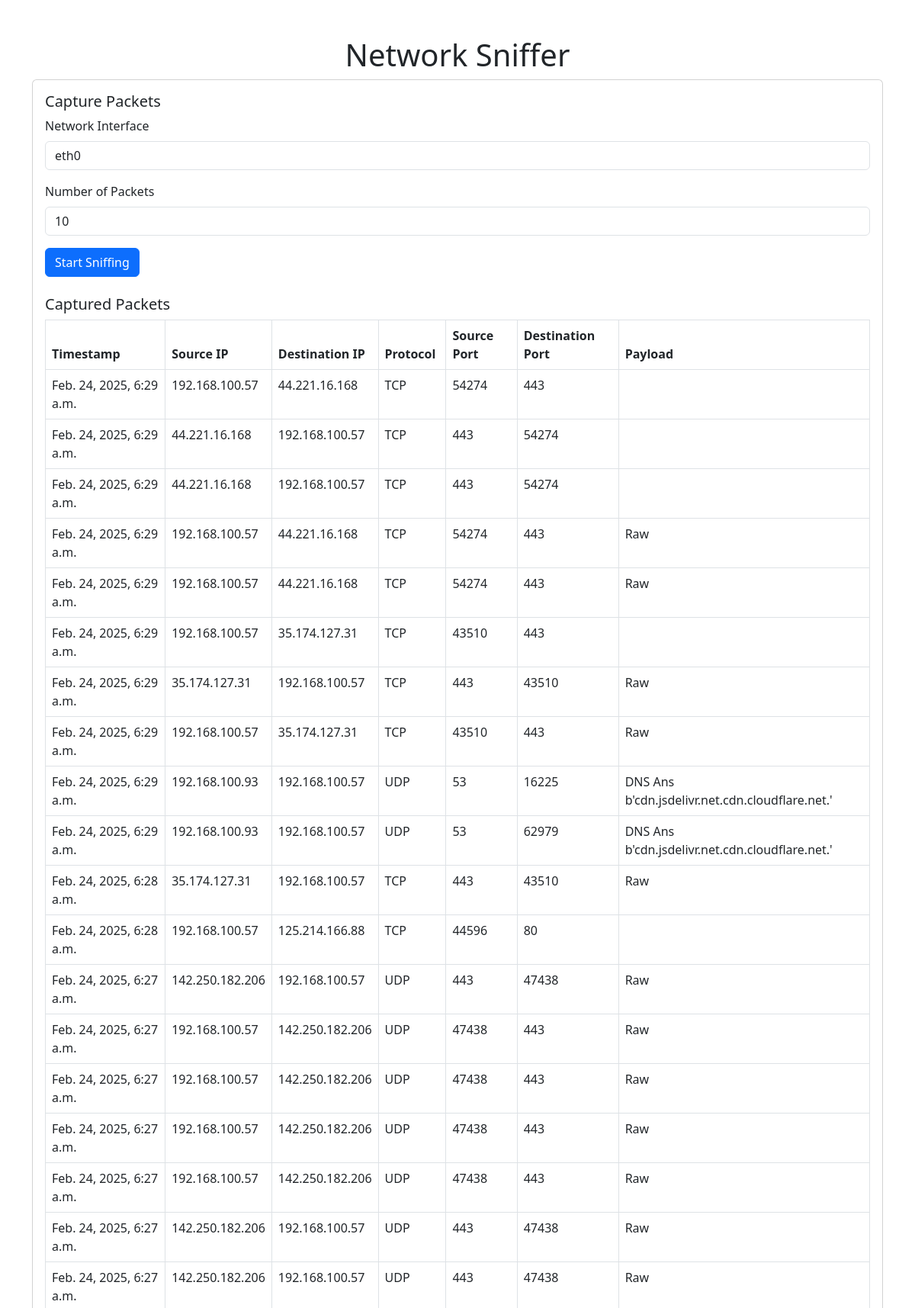
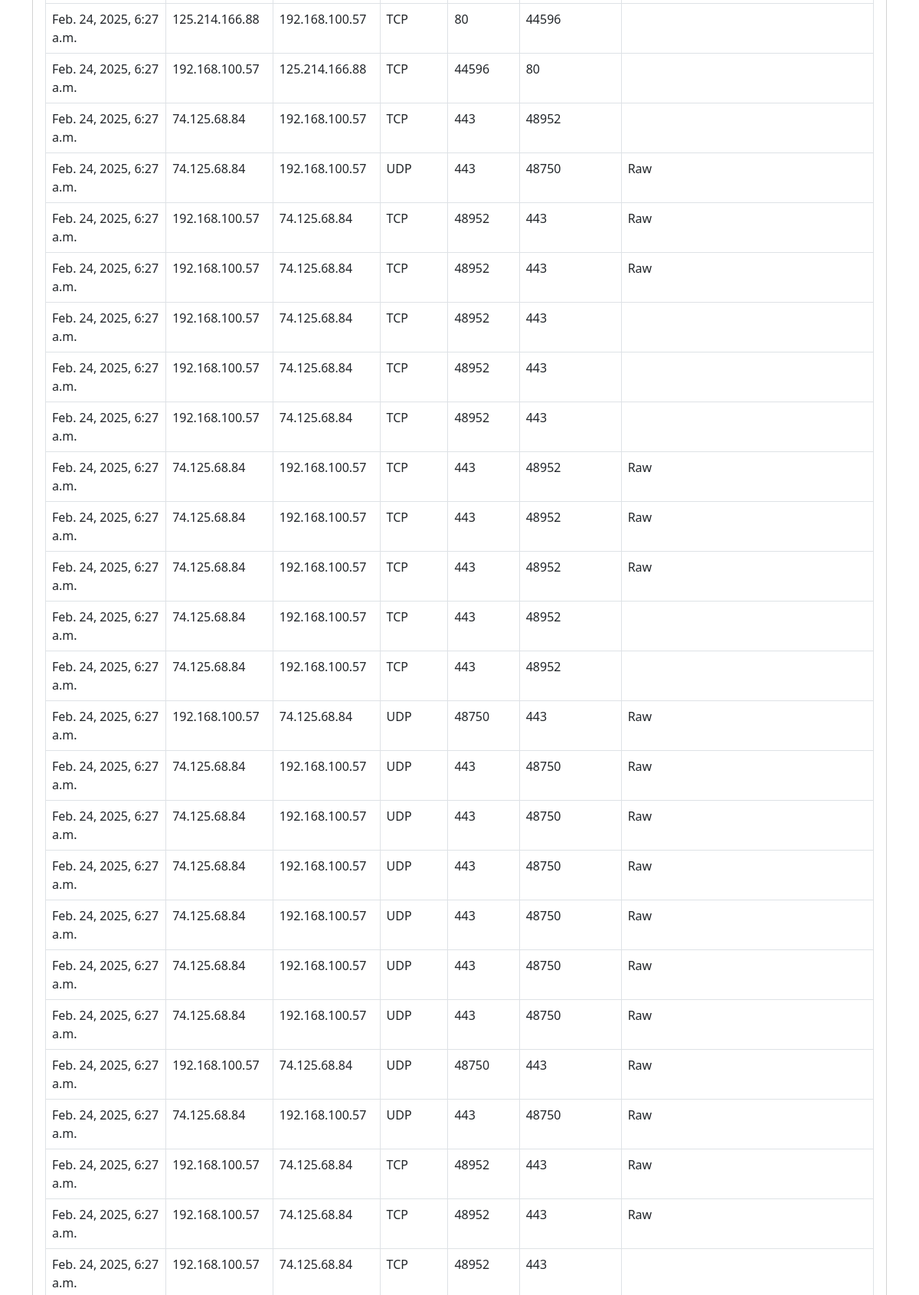
/sniffer/ (upper part), run on the app's committed database (2 pictures, top to bottom).
### sniffer/models.py (models this page shows, shortened)
class Packet(models.Model):
    timestamp = models.DateTimeField(auto_now_add=True)
    src_ip = models.CharField(max_length=15)
    dst_ip = models.CharField(max_length=15)
    protocol = models.CharField(max_length=10)
    src_port = models.IntegerField(null=True, blank=True)
    dst_port = models.IntegerField(null=True, blank=True)
    payload = models.TextField(null=True, blank=True)

### sniffer/views.py (the view)
# urls.py: path('', views.sniff_traffic, name='sniff_traffic'),
def sniff_traffic(request):
    if request.method == 'POST':
        interface = request.POST.get('interface', 'eth0')
        count = int(request.POST.get('count', 10))
        start_sniffing(interface=interface, count=count)
    packets = Packet.objects.all().order_by('-timestamp')
    return render(request, 'sniffer/index.html', {'packets': packets})

### sniffer/templates/sniffer/index.html (shortened to what this page needs)
<!DOCTYPE html>
<html lang="en">
<head>
    <link href="https://cdn.jsdelivr.net/npm/bootstrap@5.3.0/dist/css/bootstrap.min.css" rel="stylesheet">
</head>
<body>
    <div class="container mt-5">
        <h1 class="text-center">Network Sniffer</h1>
        <div class="card">
            <div class="card-body">
                <h5 class="card-title">Capture Packets</h5>
                <form method="post">
                    <div class="mb-3">
                        <label for="interface" class="form-label">Network Interface</label>
                        <input type="text" class="form-control" id="interface" name="interface" value="eth0">
                    </div>
                    <div class="mb-3">
                        <label for="count" class="form-label">Number of Packets</label>
                        <input type="number" class="form-control" id="count" name="count" value="10">
                    </div>
                    <button type="submit" class="btn btn-primary">Start Sniffing</button>
                </form>
                <h5 class="mt-4">Captured Packets</h5>
                <table class="table table-bordered">
                    <thead>
                        <tr>
                            <th>Timestamp</th>
                            <th>Source IP</th>
                            <th>Destination IP</th>
                            <th>Protocol</th>
                            <th>Source Port</th>
                            <th>Destination Port</th>
                            <th>Payload</th>
                        </tr>
                    </thead>
                    <tbody>
                        {% for packet in packets %}
                        <tr>
                            <td>{{ packet.timestamp }}</td>
                            <td>{{ packet.src_ip }}</td>
                            <td>{{ packet.dst_ip }}</td>
                            <td>{{ packet.protocol }}</td>
                            <td>{{ packet.src_port }}</td>
                            <td>{{ packet.dst_port }}</td>
                            <td>{{ packet.payload }}</td>
                        </tr>
                        {% endfor %}
                    </tbody>
                </table>
            </div>
        </div>
    </div>
</body>
</html>

### data on the page
Packet: timestamp "Feb. 24, 2025, 6:29 a.m.", src_ip "192.168.100.57", dst_ip "44.221.16.168", protocol "TCP", src_port "54274", dst_port "443"
Packet: timestamp "Feb. 24, 2025, 6:29 a.m.", src_ip "44.221.16.168", dst_ip "192.168.100.57", protocol "TCP", src_port "443", dst_port "54274"
Packet: timestamp "Feb. 24, 2025, 6:29 a.m.", src_ip "44.221.16.168", dst_ip "192.168.100.57", protocol "TCP", src_port "443", dst_port "54274"
Packet: timestamp "Feb. 24, 2025, 6:29 a.m.", src_ip "192.168.100.57", dst_ip "44.221.16.168", protocol "TCP", src_port "54274", dst_port "443", payload "Raw"
Packet: timestamp "Feb. 24, 2025, 6:29 a.m.", src_ip "192.168.100.57", dst_ip "44.221.16.168", protocol "TCP", src_port "54274", dst_port "443", payload "Raw"
Packet: timestamp "Feb. 24, 2025, 6:29 a.m.", src_ip "192.168.100.57", dst_ip "35.174.127.31", protocol "TCP", src_port "43510", dst_port "443"
Packet: timestamp "Feb. 24, 2025, 6:29 a.m.", src_ip "35.174.127.31", dst_ip "192.168.100.57", protocol "TCP", src_port "443", dst_port "43510", payload "Raw"
Packet: timestamp "Feb. 24, 2025, 6:29 a.m.", src_ip "192.168.100.57", dst_ip "35.174.127.31", protocol "TCP", src_port "43510", dst_port "443", payload "Raw"
Packet: timestamp "Feb. 24, 2025, 6:29 a.m.", src_ip "192.168.100.93", dst_ip "192.168.100.57", protocol "UDP", src_port "53", dst_port "16225", payload "DNS Ans b'cdn.jsdelivr.net.cdn.cloudflare.net.'"
Packet: timestamp "Feb. 24, 2025, 6:29 a.m.", src_ip "192.168.100.93", dst_ip "192.168.100.57", protocol "UDP", src_port "53", dst_port "62979", payload "DNS Ans b'cdn.jsdelivr.net.cdn.cloudflare.net.'"
Packet: timestamp "Feb. 24, 2025, 6:28 a.m.", src_ip "35.174.127.31", dst_ip "192.168.100.57", protocol "TCP", src_port "443", dst_port "43510", payload "Raw"
Packet: timestamp "Feb. 24, 2025, 6:28 a.m.", src_ip "192.168.100.57", dst_ip "125.214.166.88", protocol "TCP", src_port "44596", dst_port "80"
Packet: timestamp "Feb. 24, 2025, 6:27 a.m.", src_ip "142.250.182.206", dst_ip "192.168.100.57", protocol "UDP", src_port "443", dst_port "47438", payload "Raw"
Packet: timestamp "Feb. 24, 2025, 6:27 a.m.", src_ip "192.168.100.57", dst_ip "142.250.182.206", protocol "UDP", src_port "47438", dst_port "443", payload "Raw"
Packet: timestamp "Feb. 24, 2025, 6:27 a.m.", src_ip "192.168.100.57", dst_ip "142.250.182.206", protocol "UDP", src_port "47438", dst_port "443", payload "Raw"
Packet: timestamp "Feb. 24, 2025, 6:27 a.m.", src_ip "192.168.100.57", dst_ip "142.250.182.206", protocol "UDP", src_port "47438", dst_port "443", payload "Raw"
Packet: timestamp "Feb. 24, 2025, 6:27 a.m.", src_ip "192.168.100.57", dst_ip "142.250.182.206", protocol "UDP", src_port "47438", dst_port "443", payload "Raw"
Packet: timestamp "Feb. 24, 2025, 6:27 a.m.", src_ip "142.250.182.206", dst_ip "192.168.100.57", protocol "UDP", src_port "443", dst_port "47438", payload "Raw"
Packet: timestamp "Feb. 24, 2025, 6:27 a.m.", src_ip "142.250.182.206", dst_ip "192.168.100.57", protocol "UDP", src_port "443", dst_port "47438", payload "Raw"
Packet: timestamp "Feb. 24, 2025, 6:27 a.m.", src_ip "125.214.166.88", dst_ip "192.168.100.57", protocol "TCP", src_port "80", dst_port "44596"
Packet: timestamp "Feb. 24, 2025, 6:27 a.m.", src_ip "192.168.100.57", dst_ip "125.214.166.88", protocol "TCP", src_port "44596", dst_port "80"
Packet: timestamp "Feb. 24, 2025, 6:27 a.m.", src_ip "74.125.68.84", dst_ip "192.168.100.57", protocol "TCP", src_port "443", dst_port "48952"
Packet: timestamp "Feb. 24, 2025, 6:27 a.m.", src_ip "74.125.68.84", dst_ip "192.168.100.57", protocol "UDP", src_port "443", dst_port "48750", payload "Raw"
Packet: timestamp "Feb. 24, 2025, 6:27 a.m.", src_ip "192.168.100.57", dst_ip "74.125.68.84", protocol "TCP", src_port "48952", dst_port "443", payload "Raw"
Packet: timestamp "Feb. 24, 2025, 6:27 a.m.", src_ip "192.168.100.57", dst_ip "74.125.68.84", protocol "TCP", src_port "48952", dst_port "443", payload "Raw"
Packet: timestamp "Feb. 24, 2025, 6:27 a.m.", src_ip "192.168.100.57", dst_ip "74.125.68.84", protocol "TCP", src_port "48952", dst_port "443"
Packet: timestamp "Feb. 24, 2025, 6:27 a.m.", src_ip "192.168.100.57", dst_ip "74.125.68.84", protocol "TCP", src_port "48952", dst_port "443"
Packet: timestamp "Feb. 24, 2025, 6:27 a.m.", src_ip "192.168.100.57", dst_ip "74.125.68.84", protocol "TCP", src_port "48952", dst_port "443"
Packet: timestamp "Feb. 24, 2025, 6:27 a.m.", src_ip "74.125.68.84", dst_ip "192.168.100.57", protocol "TCP", src_port "443", dst_port "48952", payload "Raw"
Packet: timestamp "Feb. 24, 2025, 6:27 a.m.", src_ip "74.125.68.84", dst_ip "192.168.100.57", protocol "TCP", src_port "443", dst_port "48952", payload "Raw"
Packet: timestamp "Feb. 24, 2025, 6:27 a.m.", src_ip "74.125.68.84", dst_ip "192.168.100.57", protocol "TCP", src_port "443", dst_port "48952", payload "Raw"
Packet: timestamp "Feb. 24, 2025, 6:27 a.m.", src_ip "74.125.68.84", dst_ip "192.168.100.57", protocol "TCP", src_port "443", dst_port "48952"
Packet: timestamp "Feb. 24, 2025, 6:27 a.m.", src_ip "74.125.68.84", dst_ip "192.168.100.57", protocol "TCP", src_port "443", dst_port "48952"
Packet: timestamp "Feb. 24, 2025, 6:27 a.m.", src_ip "192.168.100.57", dst_ip "74.125.68.84", protocol "UDP", src_port "48750", dst_port "443", payload "Raw"
Packet: timestamp "Feb. 24, 2025, 6:27 a.m.", src_ip "74.125.68.84", dst_ip "192.168.100.57", protocol "UDP", src_port "443", dst_port "48750", payload "Raw"
Packet: timestamp "Feb. 24, 2025, 6:27 a.m.", src_ip "74.125.68.84", dst_ip "192.168.100.57", protocol "UDP", src_port "443", dst_port "48750", payload "Raw"
Packet: timestamp "Feb. 24, 2025, 6:27 a.m.", src_ip "74.125.68.84", dst_ip "192.168.100.57", protocol "UDP", src_port "443", dst_port "48750", payload "Raw"
Packet: timestamp "Feb. 24, 2025, 6:27 a.m.", src_ip "74.125.68.84", dst_ip "192.168.100.57", protocol "UDP", src_port "443", dst_port "48750", payload "Raw"
Packet: timestamp "Feb. 24, 2025, 6:27 a.m.", src_ip "74.125.68.84", dst_ip "192.168.100.57", protocol "UDP", src_port "443", dst_port "48750", payload "Raw"
Packet: timestamp "Feb. 24, 2025, 6:27 a.m.", src_ip "74.125.68.84", dst_ip "192.168.100.57", protocol "UDP", src_port "443", dst_port "48750", payload "Raw"
Packet: timestamp "Feb. 24, 2025, 6:27 a.m.", src_ip "192.168.100.57", dst_ip "74.125.68.84", protocol "UDP", src_port "48750", dst_port "443", payload "Raw"
Packet: timestamp "Feb. 24, 2025, 6:27 a.m.", src_ip "74.125.68.84", dst_ip "192.168.100.57", protocol "UDP", src_port "443", dst_port "48750", payload "Raw"
Packet: timestamp "Feb. 24, 2025, 6:27 a.m.", src_ip "192.168.100.57", dst_ip "74.125.68.84", protocol "TCP", src_port "48952", dst_port "443", payload "Raw"
Packet: timestamp "Feb. 24, 2025, 6:27 a.m.", src_ip "192.168.100.57", dst_ip "74.125.68.84", protocol "TCP", src_port "48952", dst_port "443", payload "Raw"
Packet: timestamp "Feb. 24, 2025, 6:27 a.m.", src_ip "192.168.100.57", dst_ip "74.125.68.84", protocol "TCP", src_port "48952", dst_port "443"
